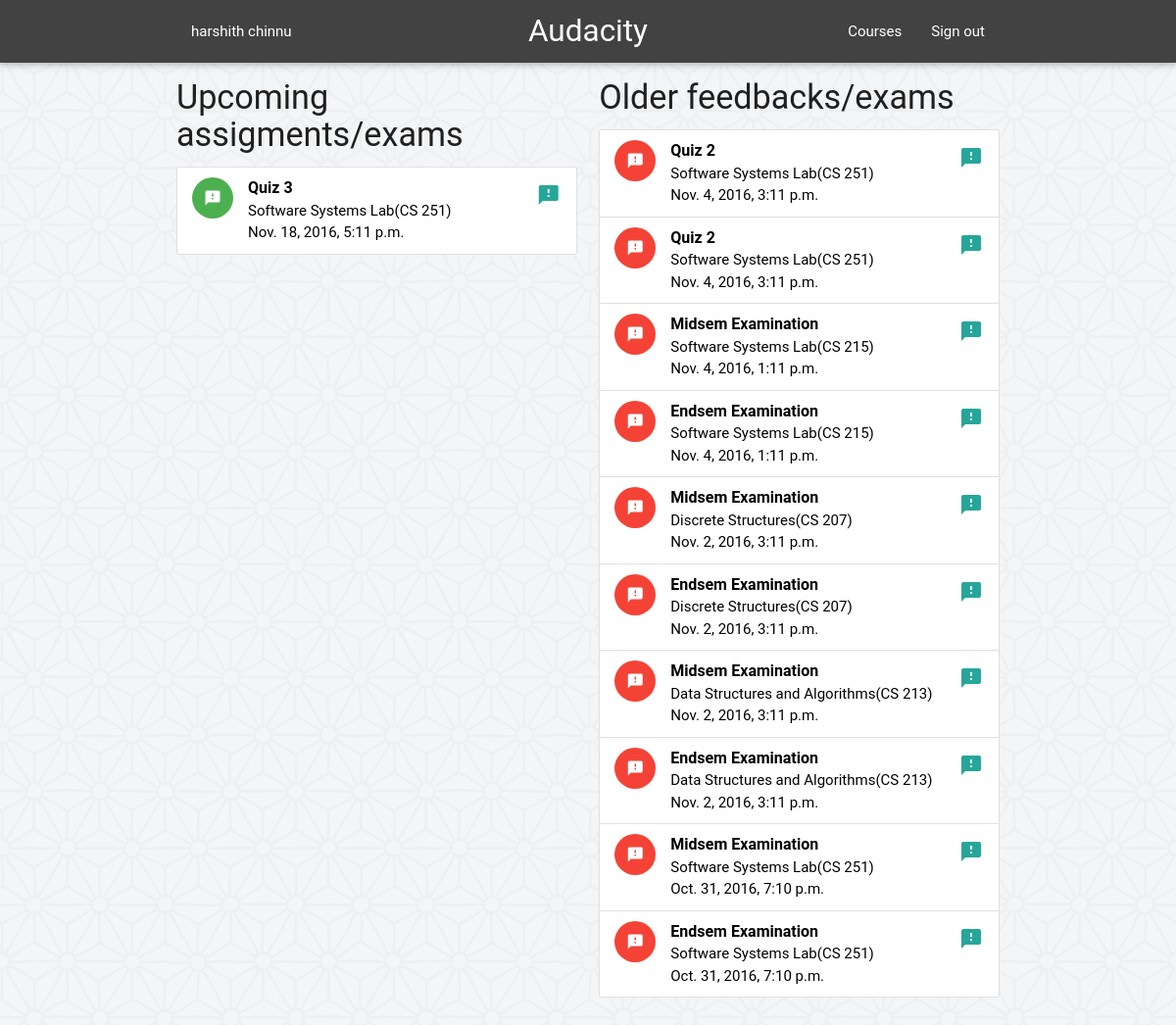
/feeder/feedbacks/ (signed in), run on the app's committed database.
### feeder/models.py (models this page shows, shortened)
class Feedback(models.Model):
	fb_name = models.CharField(max_length=100, verbose_name='Feedback Name')
	pub_date = models.DateTimeField('date published')
	deadline = models.DateTimeField('deadline',null=False, blank=False)
	course = models.ForeignKey(Course, on_delete=models.CASCADE)
	class Meta:
		verbose_name = "Feedback"
		verbose_name_plural = "Feedbacks"

class Course(models.Model):
	SPRING = 'SP'
	AUTUMN = 'AU'
	SUMMER = 'SU'
	SEMESTERS = (
		(SPRING, 'Spring'),
		(AUTUMN, 'Autumn'),
		(SUMMER, 'Summer'),
		)
	course_code = models.CharField(max_length=6, unique=True)
	course_name = models.CharField(max_length=40, blank=False)
	semester = models.CharField(
		max_length=2,
		choices=SEMESTERS,
		)
	def __str__(self):
		return self.course_name + '(' + self.course_code + ')'

### feeder/views.py (the view)
@login_required(login_url='/feeder/login')
def AllFeedbacks(request):
	feedbacks = Feedback.objects.filter(deadline__gt=timezone.now()).order_by('deadline')
	old_feedbacks = Feedback.objects.filter(deadline__lt=timezone.now()).order_by('deadline').reverse()
	context = {
		'feedbacks' : feedbacks,
		'old_feedbacks' : old_feedbacks,
	}
	return render(request, 'feeder/feedbacks.html', context)

### feeder/templates/feeder/feedbacks.html
{% extends "feeder/base_site.html" %}
{% load static %}
{% block content %}
	<div class="row">
	<div class="col s6">
	<h4> Upcoming assigments/exams </h4>
	{% if feedbacks %}
	<ul class="collection">
		{% for feedback in feedbacks %}
			<a href="{% url 'feeder:feedback' feedback.id %}" class="black-text">
			<li class="collection-item avatar">
		      <i class="material-icons circle green">feedback</i>
		      <span class="title"><b>{{ feedback.fb_name }}</b></span>
		      <p>{{ feedback.course }} <br>
		         {{ feedback.deadline }}
 		      </p>
		      <a href="#!" class="secondary-content"><i class="material-icons">feedback</i></a>
		    </li>
		    </a>
		{% endfor %}
	</ul>
	{% else %}
	<div class="card">
		<div class="card-content center">
			<h5> No upcoming feedbacks present. Add an feedback to view it. </h5>
		</div>
	</div>
	{% endif %}
	</div>
	<div class="col s6">
	<h4> Older feedbacks/exams </h4>
	{% if old_feedbacks %}
	<ul class="collection">
		{% for feedback in old_feedbacks %}
			<a href="{% url 'feeder:feedback' feedback.id %}" class="black-text">
			<li class="collection-item avatar">
		      <i class="material-icons circle red">feedback</i>
		      <span class="title"><b>{{ feedback.fb_name }}</b></span>
		      <p>{{ feedback.course }} <br>
		         {{ feedback.deadline }}
 		      </p>
		      <a href="#!" class="secondary-content"><i class="material-icons">feedback</i></a>
		    </li>
		    </a>
		{% endfor %}
	</ul>
	{% else %}
	<div class="card">
		<div class="card-content center">
			<h5> No upcoming feedbacks present. Add an feedback to view it. </h5>
		</div>
	</div>
	{% endif %}
	</div>
	</div>
{% endblock %}
{% block navbar %}
    <li><a href="courses">Courses</a></li>
    <li><a onclick="signOut();" href="{% url 'feeder:logout' %}">Sign out</a></li>
{% endblock %}
{% block name %}
    {{ user.get_full_name }}
{% endblock %}

### data on the page
Feedback: fb_name "Quiz 3", course "Software Systems Lab(CS 251)", deadline "Nov. 18, 2016, 5:11 p.m."
Feedback: fb_name "Quiz 2", course "Software Systems Lab(CS 251)", deadline "Nov. 4, 2016, 3:11 p.m."
Feedback: fb_name "Quiz 2", course "Software Systems Lab(CS 251)", deadline "Nov. 4, 2016, 3:11 p.m."
Feedback: fb_name "Midsem Examination", course "Software Systems Lab(CS 215)", deadline "Nov. 4, 2016, 1:11 p.m."
Feedback: fb_name "Endsem Examination", course "Software Systems Lab(CS 215)", deadline "Nov. 4, 2016, 1:11 p.m."
Feedback: fb_name "Midsem Examination", course "Discrete Structures(CS 207)", deadline "Nov. 2, 2016, 3:11 p.m."
Feedback: fb_name "Endsem Examination", course "Discrete Structures(CS 207)", deadline "Nov. 2, 2016, 3:11 p.m."
Feedback: fb_name "Midsem Examination", course "Data Structures and Algorithms(CS 213)", deadline "Nov. 2, 2016, 3:11 p.m."
Feedback: fb_name "Endsem Examination", course "Data Structures and Algorithms(CS 213)", deadline "Nov. 2, 2016, 3:11 p.m."
Feedback: fb_name "Midsem Examination", course "Software Systems Lab(CS 251)", deadline "Oct. 31, 2016, 7:10 p.m."
Feedback: fb_name "Endsem Examination", course "Software Systems Lab(CS 251)", deadline "Oct. 31, 2016, 7:10 p.m."

### other printed values
{{ user.get_full_name }} "harshith chinnu"
